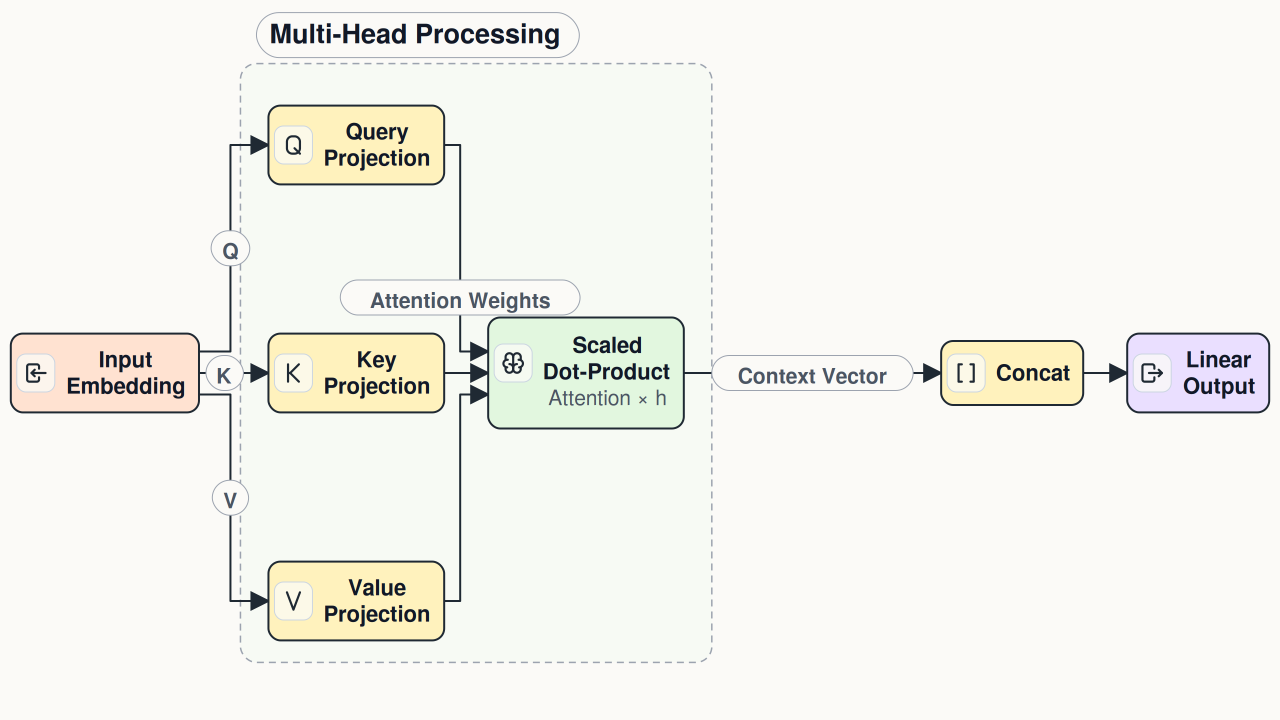
#> input picture contrib/figure-studio/studio/scenario_2_attention_flow.png, 2560 x 1440 px, found by its file name (shown at 1/2 size); its folder holds only this picture in this run
$ python make_comparison_abc.py
#> lines starting #> are read from the running program, lines starting #| are printed output that depends on the picture
#> call 2 of compose, with scenario = 'scenario_2_attention_flow'
#!/usr/bin/env python3
"""Compose A baseline | B optimized | C studio comparison sheets."""

from __future__ import annotations

import argparse
from pathlib import Path
from typing import Iterable

from PIL import Image, ImageDraw, ImageFont


SCENARIOS = (
    "scenario_1_marl_architecture",
    "scenario_2_attention_flow",
    "scenario_3_federated_protocol",
    "scenario_4_nas_search_space",
    "scenario_5_ablation_results",
)
COLUMN_WIDTH = 1000
HEADER_HEIGHT = 92
LABELS = ("A  baseline", "B  optimized", "C  studio")


def _font(size: int) -> ImageFont.ImageFont:
    candidates = (
        Path("/usr/share/fonts/truetype/dejavu/DejaVuSans-Bold.ttf"),
        Path("/usr/share/fonts/truetype/liberation2/LiberationSans-Bold.ttf"),
    )
    for path in candidates:
        if path.is_file():
            return ImageFont.truetype(str(path), size=size)
    return ImageFont.load_default()


def _load_scaled(path: Path) -> Image.Image:
    with Image.open(path) as source:
#> source is the input picture: PIL image 2560x1440 RGB; mean R, G, B 243.5, 243.1, 237.5
        image = source.convert("RGB")
    height = max(1, round(image.height * COLUMN_WIDTH / image.width))
#> height = 562
    return image.resize((COLUMN_WIDTH, height), Image.Resampling.LANCZOS)
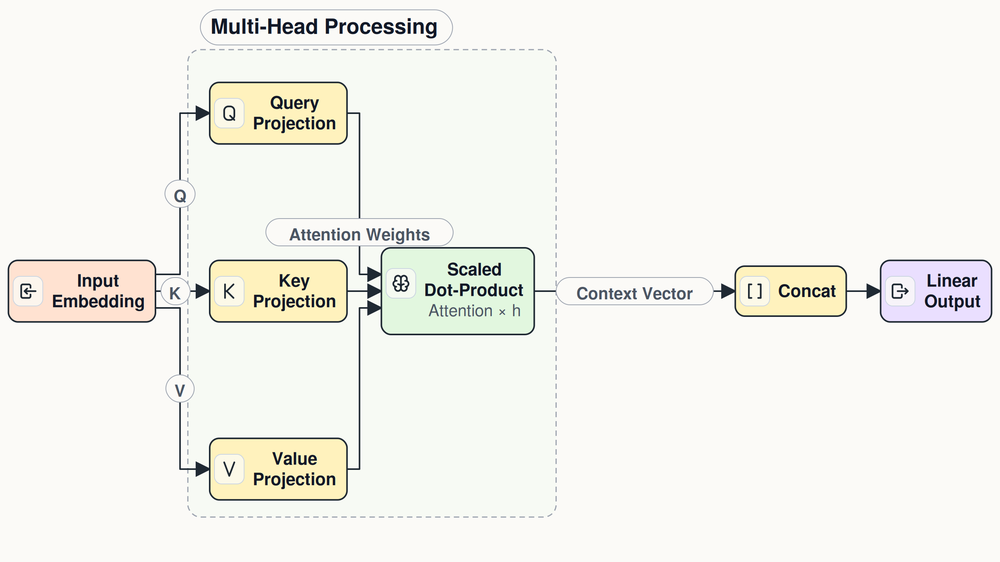
#> returned value: PIL image 1000x562 RGB; mean R, G, B 243.3, 243, 237.5


def compose(scenario: str, root: Path, output_dir: Path) -> Path | None:
    inputs = (
        root / "baseline" / f"{scenario}.png",
        root / "optimized" / f"{scenario}.png",
        root / "studio" / f"{scenario}.png",
    )
    if not inputs[2].is_file():
        print(f"SKIP {scenario}: C image does not exist: {inputs[2]}")
        return None
    missing = [str(path) for path in inputs[:2] if not path.is_file()]
    if missing:
        print(f"SKIP {scenario}: missing A/B input(s): {', '.join(missing)}")
        return None

    columns = [_load_scaled(path) for path in inputs]
    image_height = max(image.height for image in columns)
    canvas = Image.new("RGB", (3 * COLUMN_WIDTH, HEADER_HEIGHT + image_height), "white")
    draw = ImageDraw.Draw(canvas)
    font = _font(36)
    for index, (label, image) in enumerate(zip(LABELS, columns, strict=True)):
        x = index * COLUMN_WIDTH
        box = draw.textbbox((0, 0), label, font=font)
        label_width = box[2] - box[0]
        draw.text((x + (COLUMN_WIDTH - label_width) / 2, 23), label, fill="#111827", font=font)
        canvas.paste(image, (x, HEADER_HEIGHT))
        if index:
            draw.line((x, 0, x, canvas.height), fill="#9CA3AF", width=2)

    output_dir.mkdir(parents=True, exist_ok=True)
    output = output_dir / f"{scenario}_ABC.png"
    canvas.save(output, format="PNG", optimize=True)
    print(f"WROTE {output}")
    return output


def _parser() -> argparse.ArgumentParser:
    parser = argparse.ArgumentParser(description=__doc__)
    parser.add_argument("--root", type=Path, default=Path(__file__).resolve().parents[1])
    parser.add_argument("--output-dir", type=Path)
    return parser


def main(argv: Iterable[str] | None = None) -> int:
    args = _parser().parse_args(argv)
    root = args.root.resolve()
    output_dir = args.output_dir.resolve() if args.output_dir else root / "comparison"
    written = [compose(scenario, root, output_dir) for scenario in SCENARIOS]
#> in compose (call 2), `columns = [_load_scaled(path) for path in inputs]`: columns = 3 items
#> in compose (call 2), `image_height = max(image.height for image in columns)`: image_height = 562
#> in compose (call 2), `canvas = Image.new("RGB", (3 * COLUMN_WIDTH, HEADER_HEIGHT + image_hei..`: canvas: PIL image 3000x654 RGB; every value is 255
#> the loop in compose (call 2), `for index, (label, image) in enumerate(zip(LABELS, columns, strict=Tru..` made 3 passes
#> (label, x, box, label_width) on passes 1 to 3: ('A  baseline', 0, (0, 7, 224, 34), 224), ('B  optimized', 1000, (0, 7, 254, 42), 254), ('C  studio', 2000, (0, 7, 179, 34), 179)
#> after the loop in compose (call 2), `for index, (label, image) in enumerate(zip(LABELS, columns, strict=Tru..`:
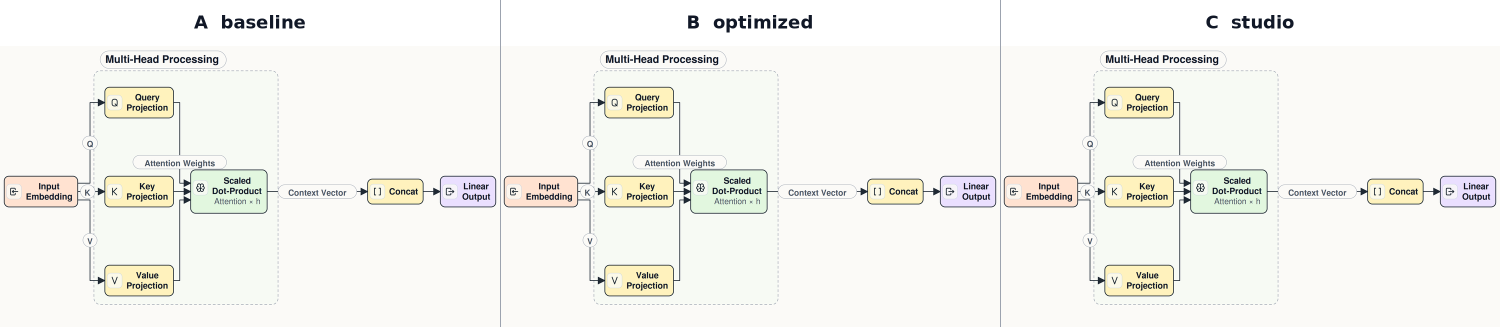
#> canvas: PIL image 3000x654 RGB (shown at 1/2 size); mean R, G, B 244, 243.8, 239.1
    return 0 if any(path is not None for path in written) else 1


if __name__ == "__main__":
    raise SystemExit(main())
#> (the program exits here)

$ run again, on contrib/figure-studio/studio/scenario_3_federated_protocol.png
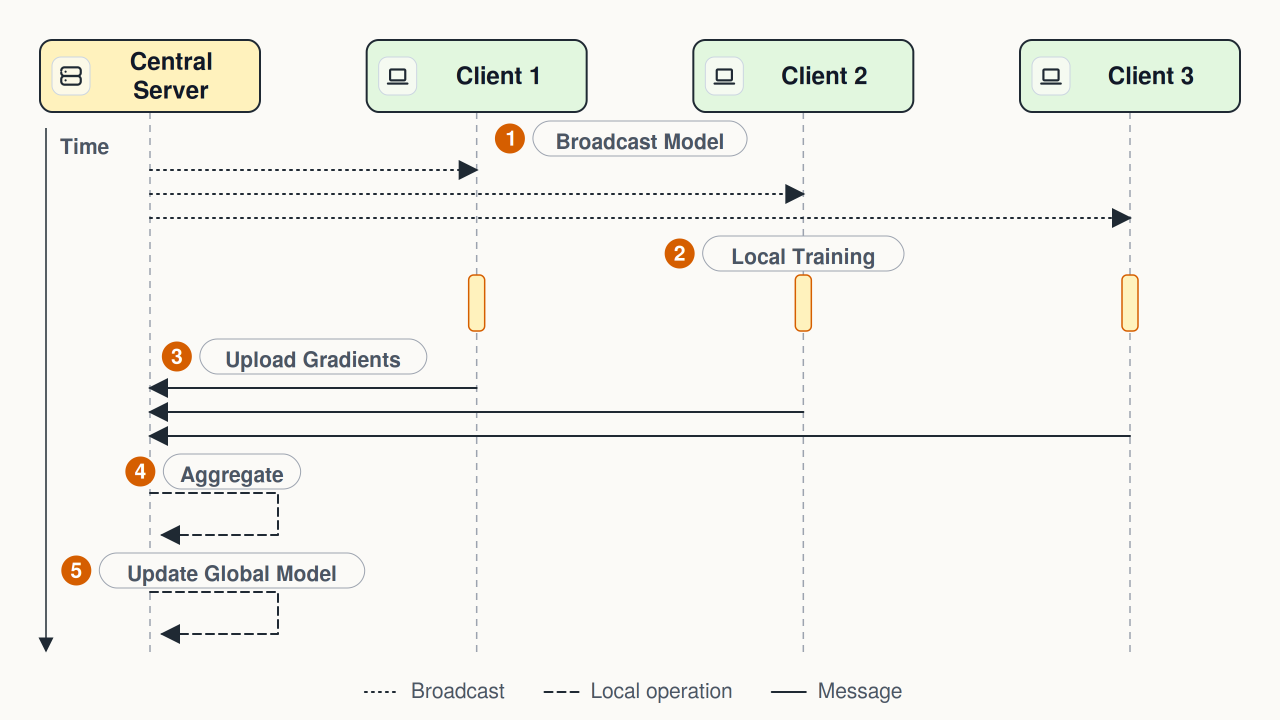
#> input picture contrib/figure-studio/studio/scenario_3_federated_protocol.png, 2560 x 1440 px, found by its file name (shown at 1/2 size)
#> in _load_scaled, source is the input picture: PIL image 2560x1440 RGB; mean R, G, B 243.8, 243.4, 238.8
#> in _load_scaled, `return image.resize((COLUMN_WIDTH, height), Image.Resampling.LANCZOS)`:
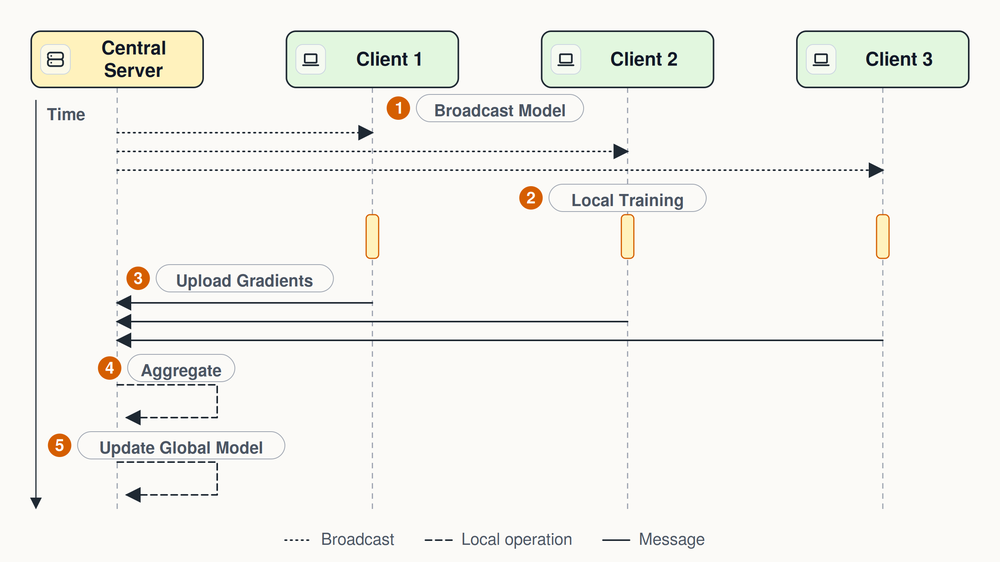
#> returned value: PIL image 1000x562 RGB; mean R, G, B 243.6, 243.2, 238.7
#> columns = 3 items
#> image_height = 562
#> the loop in compose (call 3), `for index, (label, image) in enumerate(zip(LABELS, columns, strict=Tru..` made 3 passes
#> (label, x, box, label_width) on passes 1 to 3: ('A  baseline', 0, (0, 7, 224, 34), 224), ('B  optimized', 1000, (0, 7, 254, 42), 254), ('C  studio', 2000, (0, 7, 179, 34), 179)
#> after the loop in compose (call 3), `for index, (label, image) in enumerate(zip(LABELS, columns, strict=Tru..`:
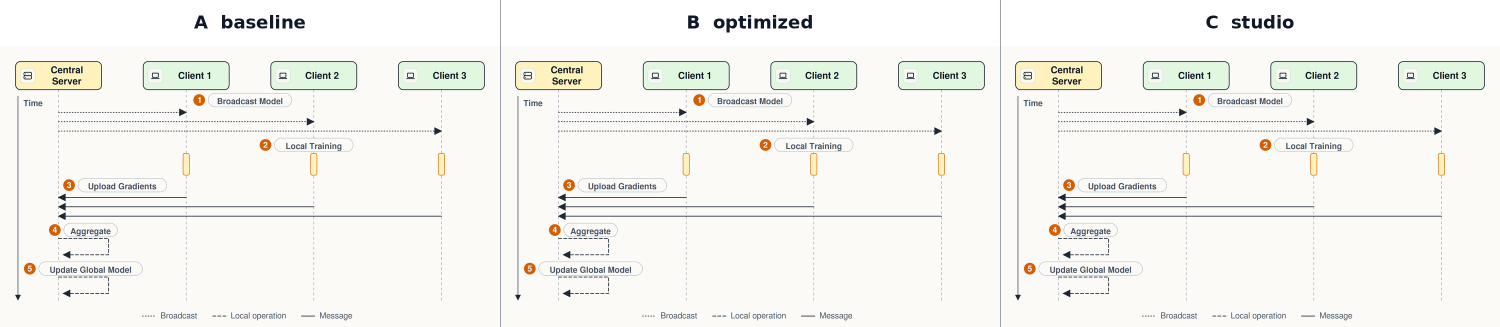
#> canvas: PIL image 3000x654 RGB (shown at 1/2 size); mean R, G, B 244.2, 243.9, 240.1

$ run again, on contrib/figure-studio/studio/scenario_4_nas_search_space.png
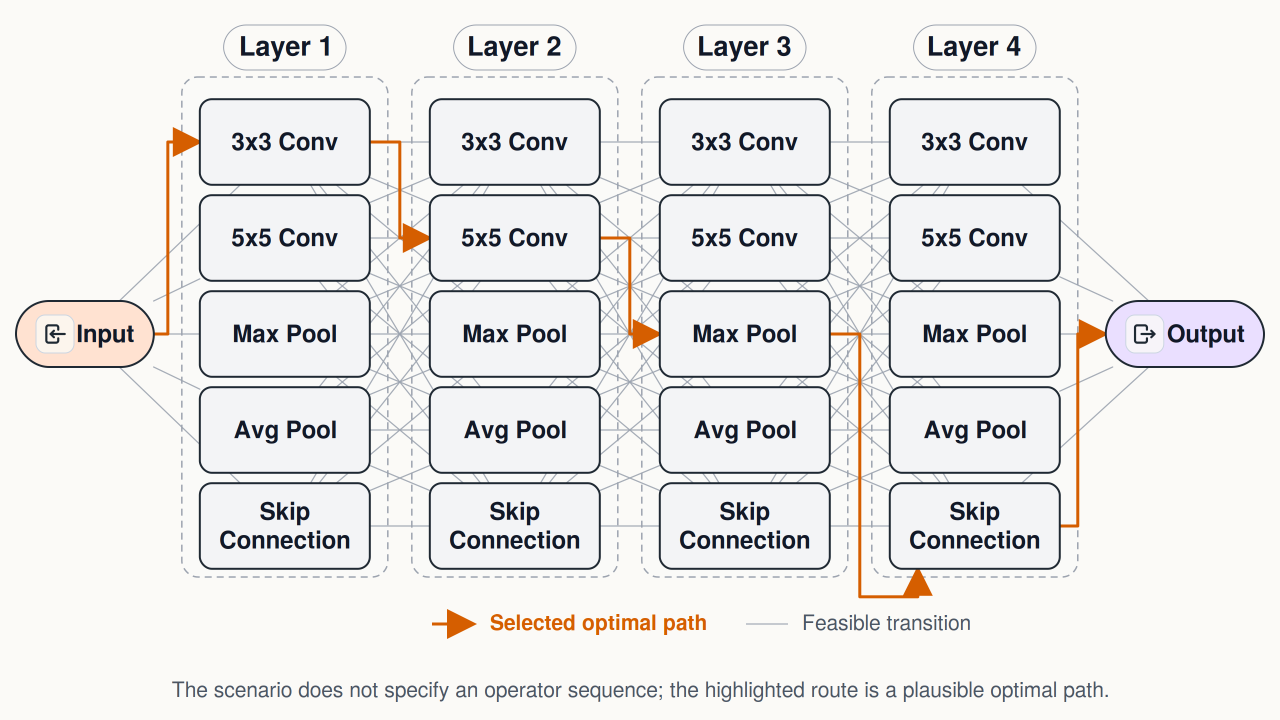
#> input picture contrib/figure-studio/studio/scenario_4_nas_search_space.png, 2560 x 1440 px, found by its file name (shown at 1/2 size)
#> in _load_scaled, source is the input picture: PIL image 2560x1440 RGB; mean R, G, B 235.3, 234.4, 233.4
#> in _load_scaled, `return image.resize((COLUMN_WIDTH, height), Image.Resampling.LANCZOS)`:
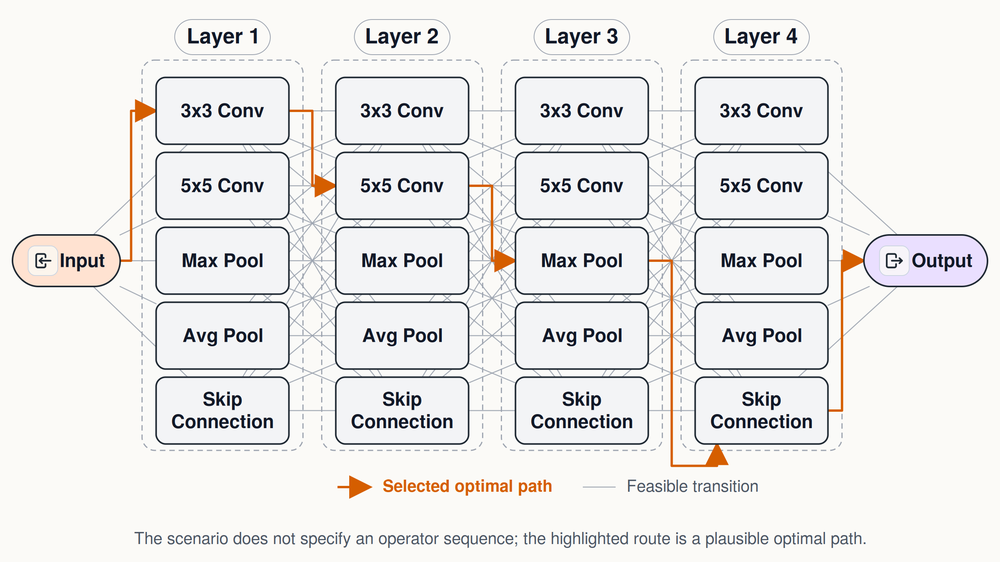
#> returned value: PIL image 1000x562 RGB; mean R, G, B 235.1, 234.3, 233.4
#> columns = 3 items
#> image_height = 562
#> the loop in compose (call 4), `for index, (label, image) in enumerate(zip(LABELS, columns, strict=Tru..` made 3 passes
#> (label, x, box, label_width) on passes 1 to 3: ('A  baseline', 0, (0, 7, 224, 34), 224), ('B  optimized', 1000, (0, 7, 254, 42), 254), ('C  studio', 2000, (0, 7, 179, 34), 179)
#> after the loop in compose (call 4), `for index, (label, image) in enumerate(zip(LABELS, columns, strict=Tru..`:
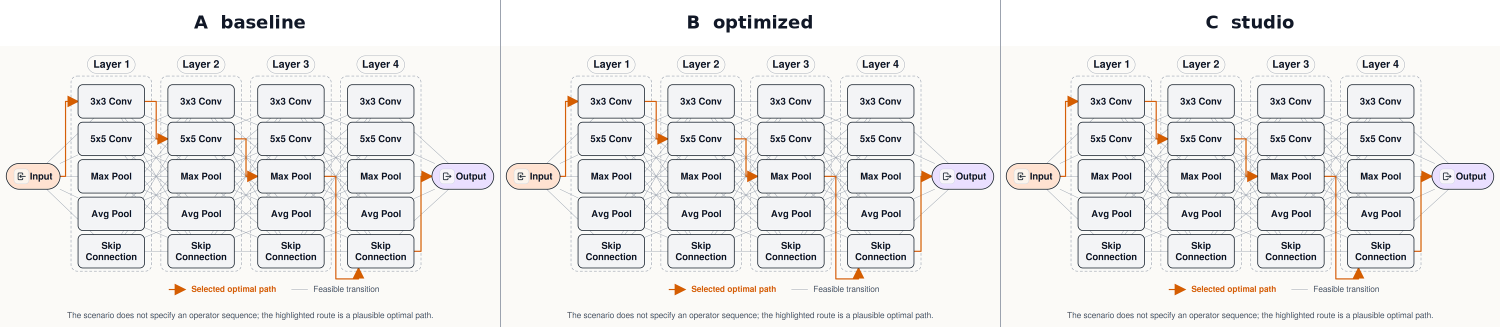
#> canvas: PIL image 3000x654 RGB (shown at 1/2 size); mean R, G, B 236.9, 236.2, 235.5
